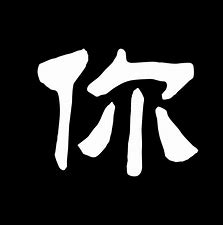
#> input picture OpenCV/image/003.jpg, 223 x 225 px
$ python '_11SIFT  ORB算法.py'
#> lines starting #> are read from the running program, lines starting #| are printed output that depends on the picture; after the words box and inside, x2 and y2 are one past the last pixel; in counts of white or black regions, pixels touching at a corner belong together
import copy
import numpy as np
import cv2 as cv
import matplotlib.pyplot as plt

img_sift = cv.imread('./image/003.jpg')
#> img_sift is the input picture: shape (225, 223, 3); min 0, max 255, mean 39.6
img_surf = copy.copy(img_sift)
img_fast = copy.copy(img_sift)
img_orb = copy.copy(img_sift)
gray_img = cv.cvtColor(img_sift,cv.COLOR_BGR2GRAY)

#Opencv3.4之后SIFT SURF算法受到专利保护,20年3月后SIFT专利过期，更新cv版本即可免费使用

#SIFT算法 关键点检测  具有尺度不变性 旋转不变性
#实例化sift对象
sift = cv.SIFT_create()
#检测关键点并计算
kp = sift.detect(gray_img,None)
#> kp = 44 keypoints; strongest (x, y, size): (177, 147, 20.1), (59, 73, 26.1), (134, 166, 12.3), (95, 144, 16.3)
# kp,des = sift.detectAndCompute(gray_img,None)  #返回值 kp关键点的（位置、尺度、方向）信息   des关键点描述
#绘制结果
cv.drawKeypoints(img_sift,kp,img_sift,flags=cv.DRAW_MATCHES_FLAGS_DEFAULT)
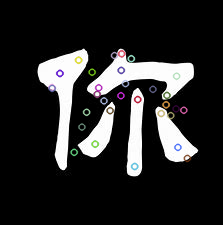
#> img_sift: shape (225, 223, 3); 3.15% of pixels changed, all inside (x1, y1, x2, y2) = (47, 49, 192, 171)
                  #参数为原图 kp关键点信息 输出图片  flags= 显示方式 cv.DRAW_MATCHES_FLAGS_DRAW_RICH_KEYPOINTS为绘制带大小和方向的关键点圆


# #SIFT算法 关键点检测  具有尺度不变性 旋转不变性
# #实例化sift对象
# sift = cv.xfeatures2d.SIFT_create()
# #检测关键点并计算
# kp,des = sift.detectAndCompute(gray_img,None)  #返回值 kp关键点的（位置、尺度、方向）信息   des关键点描述
# #绘制结果
# cv.drawKeypoints(img_sift,kp,img_sift,flags=cv.DRAW_MATCHES_FLAGS_DEFAULT)
#             #参数为原图 kp关键点信息 输出图片  flags= 显示方式 cv.DRAW_MATCHES_FLAGS_DRAW_RICH_KEYPOINTS为绘制带大小和方向的关键点圆此处为绘制带大小和方向的关键点圆


# #SURF算法（性能优于SIFT算法） 具有尺度不变性 旋转不变性
# surf = cv.xfeatures2d.SURF_create()
# #检测关键点并计算
# kp,des = surf.detectAndCompute(gray_img,None)
# #绘制结果
# cv.drawKeypoints(img_surf,kp,img_surf,flags=cv.DRAW_MATCHES_FLAGS_DEFAULT)


#FAST算法 角点检测 无不变性
fast = cv.FastFeatureDetector_create(threshold=30)  #前两个参数为 阈值默认10  是否开启极大值抑制True
kp = fast.detect(gray_img,None)  #此处可传入彩图
#> kp = 82 keypoints; strongest (x, y, size): (137, 88, 7), (83, 49, 7), (197, 150, 7), (120, 49, 7)
cv.drawKeypoints(img_fast,kp,img_fast,(0,0,255))
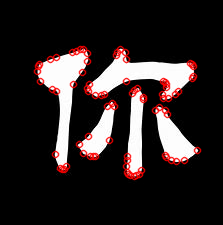
#> img_fast: shape (225, 223, 3); 6.12% of pixels changed, all inside (x1, y1, x2, y2) = (33, 45, 202, 181)

#ORB算法  关键点检测  具有尺度不变性 旋转不变性 （无专利保护）
orb = cv.ORB_create(400)  #参数为 特征点的最大数量 可缺省
kp,des = orb.detectAndCompute(gray_img,None) #计算图像中的特征点和描述符
#> kp = 276 keypoints; strongest (x, y, size): (112, 103, 31), (62, 169, 37.2), (137, 88, 31), (121, 49, 44.6)
cv.drawKeypoints(img_orb,kp,img_orb,(0,0,255),flags=0)
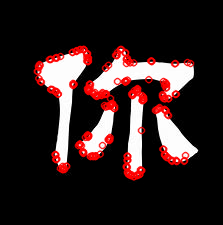
#> img_orb: shape (225, 223, 3); 9.05% of pixels changed, all inside (x1, y1, x2, y2) = (33, 45, 195, 181)


#显示
plt.rcParams['font.sans-serif'] = ['SimHei']  # 用来正常显示中文标签
plt.rcParams['axes.unicode_minus'] = False  # 用来正常显示负号
fig,axes=plt.subplots(nrows=4,ncols=1,figsize=(10,8),dpi=100)
axes[0].imshow(img_sift[:,:,::-1])
axes[0].set_title('SIFT算法 关键点检测')
axes[1].imshow(img_surf[:,:,::-1])
axes[1].set_title('SURF算法 关键点检测')
axes[2].imshow(img_fast[:,:,::-1])
axes[2].set_title('FAST算法 角点检测')
axes[3].imshow(img_orb[:,:,::-1])
axes[3].set_title('ORB算法 关键点检测')
plt.show()
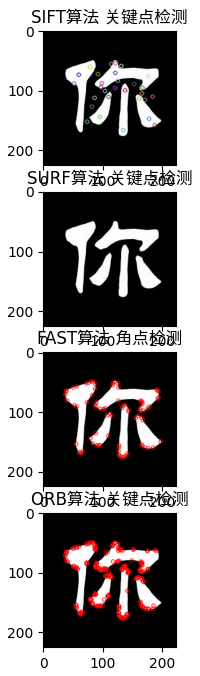
#> figure drawn by matplotlib, 4 panels

$ run again, with OpenCV/image/004.jpg copied over OpenCV/image/003.jpg
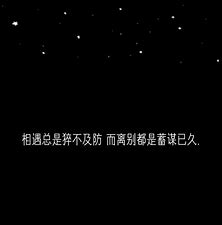
#> input picture OpenCV/image/004.jpg, 222 x 225 px
#> img_sift is the input picture: shape (225, 222, 3); min 0, max 255, mean 3.6
#> `kp = sift.detect(gray_img,None)`: kp = 45 keypoints; strongest (x, y, size): (15, 23, 2.5), (182, 136, 2.1), (147, 137, 2.4), (91, 141, 2.3)
#> img_sift: shape (225, 222, 3); 3.09% of pixels changed, all inside (x1, y1, x2, y2) = (11, 19, 192, 155)
#> `kp = fast.detect(gray_img,None)`: kp = 177 keypoints; strongest (x, y, size): (16, 23, 7), (78, 36, 7), (14, 23, 7), (179, 28, 7)
#> `cv.drawKeypoints(img_fast,kp,img_fast,(0,0,255))`:
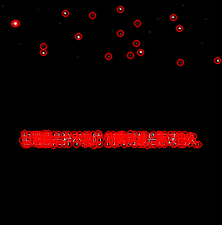
#> img_fast: shape (225, 222, 3); 7.98% of pixels changed, all inside (x1, y1, x2, y2) = (10, 5, 222, 150)
#> `kp,des = orb.detectAndCompute(gray_img,None)`: kp = 287 keypoints; strongest (x, y, size): (178, 136, 31), (76, 136, 31), (87, 142, 31), (87, 138, 31)
#> img_orb: shape (225, 222, 3); 6.22% of pixels changed, all inside (x1, y1, x2, y2) = (30, 32, 195, 150)
#> `plt.show()`:
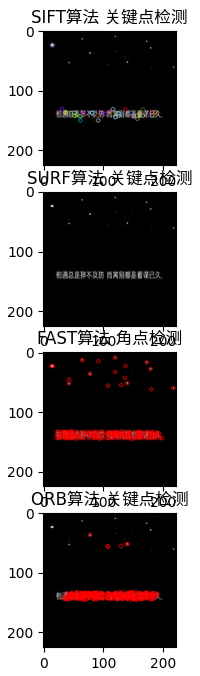
#> figure drawn by matplotlib, 4 panels
